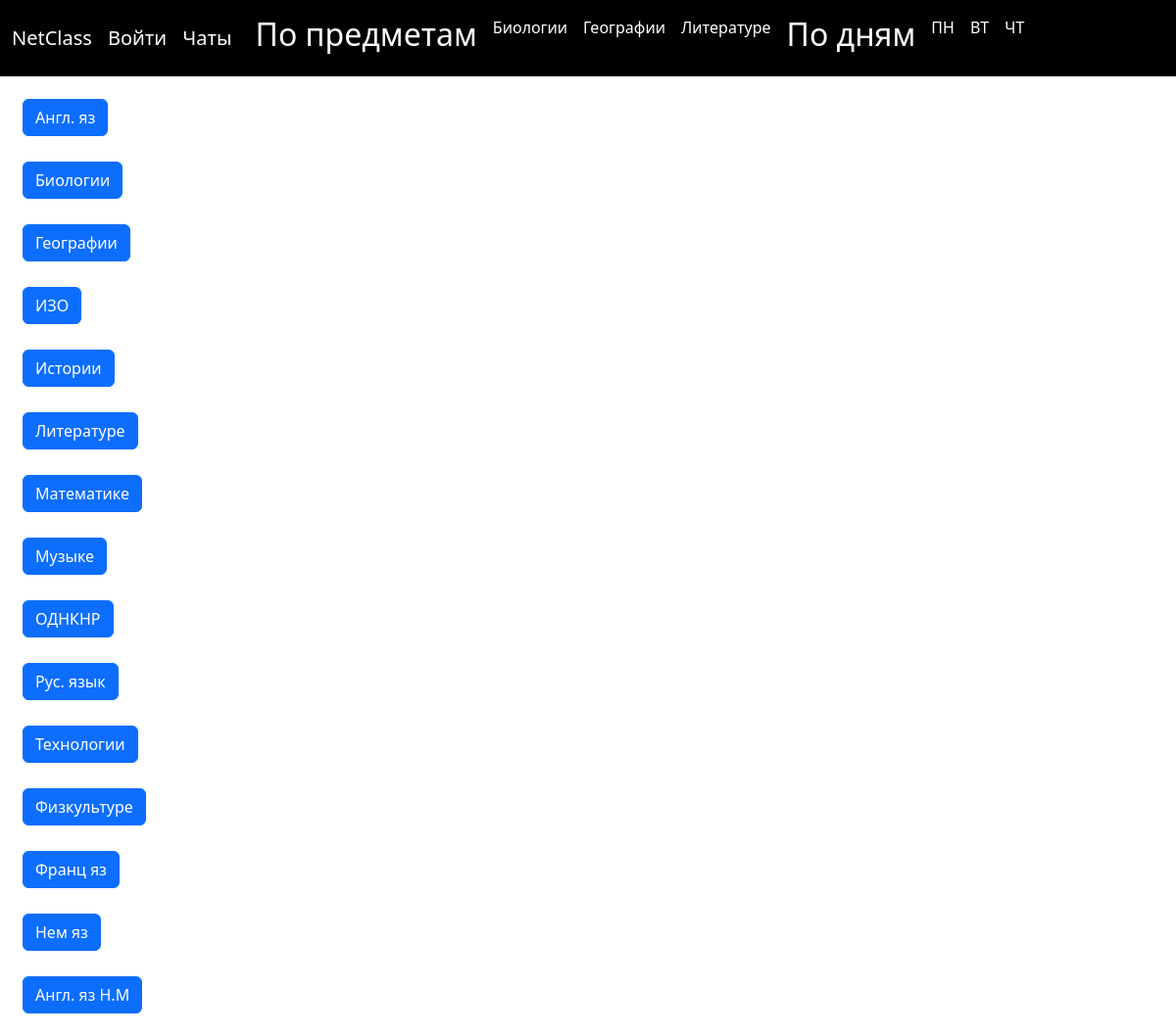
Screenshot of /chats with the database file from the repository.
### posts/models.py (models this page shows, shortened)
class Object(models.Model):
    name = models.CharField(max_length=100)
    def __str__(self):
        return self.name

class Day(models.Model):
    date = models.CharField(max_length=30)
    def __str__(self):
        return self.date

### posts/views.py (the view)
# urls.py: path('chats', chats, name='chats'),
def chats(request):
    return render(request, 'posts/chats.html')

### posts/templatetags/posts_tags.py (called while the page is built)
@register.simple_tag()
def get_days():
    return Day.objects.all()

@register.simple_tag()
def get_obj():
    return Object.objects.all()

### posts/templates/posts/chats.html
{% extends 'posts/base.html' %}
{% load posts_tags %}
{% block content %}
    {% get_obj as objects %}
    {% for object in objects %}
                    <a class="btn btn-primary" aria-current="page" href="{% url 'show_chat' object.id %}">{{ object }}</a><br>
    {% endfor %}
{% endblock content %}

### posts/templates/posts/base.html (shortened to what this page needs)
{% load static %}
{% load posts_tags %}
<html>
  <head>
      <link rel="stylesheet" type="text/css" href="{% static 'posts/css/styles.css' %}">
       <link href="https://cdn.jsdelivr.net/npm/bootstrap@5.3.0-alpha1/dist/css/bootstrap.min.css" rel="stylesheet">
  </head>
  <body>
    <nav class="navbar navbar-expand-xl navbar-dark bg-black nav-fixed" aria-label="Sixth navbar example">
    <div class="container-fluid">
        <a class="navbar-brand" href="/">NetClass</a>
        {% if request.user.is_authenticated %}
        <a class="navbar-brand">{{ user.username }}</a>
        <a class="navbar-brand" href="{% url 'logout' %}">Выйти</a>
        <a class="navbar-brand" href="{% url 'add_post' %}">
            <h1>+</h1>
        </a>
        {% else %}
        <a class="navbar-brand" href="{% url 'login' %}">Войти</a>
        {% endif %}
        <a class="navbar-brand" href="{% url 'chats' %}">Чаты</a>
      <div class="navbar-collapse collapse" id="navbarsExample06" style="">
        <ul class="navbar-nav me-auto mb-2 mb-xl-0">
            <li class="nav-item"><h2><a class="nav-link active">По предметам</a></h2></li>
            {% get_obj as objects %}
            {% for object in objects %}
            {% if object.posts_set.exists %}
                <li class="nav-item">
                    <a class="nav-link active" aria-current="page" href="{% url 'obj' object.pk %}">{{ object }}</a>
                </li>
            {% endif %}
            {% endfor %}
            <li class="nav-item"><h2><a class="nav-link active">По дням</a></h2></li>
            {% get_days as days %}
            {% for d in days %}
                {% if d.posts_set.exists %}<li class="nav-item">
                    <a class="nav-link active" href="{% url 'day' d.pk %}">{{ d }}</a>
                </li>
                {% endif %}
            {% endfor %}
        </ul>
      </div>
    </div>
  </nav>
    <div class="wrapper">
      {% block content %}
      {% endblock content %}
    </div>
  </body>
</html>

### posts/static/posts/css/styles.css (style rules this page uses)
.btn-primary { margin:13px; }
body { font-family: Verdana, Geneva, Tahoma, sans-serif; }
.wrapper { padding:10px }

### rows the page displays
Object: name "Биологии"
Object: name "Географии"
Object: name "Литературе"
Day: date "ПН"
Day: date "ВТ"
Day: date "ЧТ"
Object: name "Англ. яз"
Object: name "ИЗО"
Object: name "Истории"
Object: name "Математике"
Object: name "Музыке"
Object: name "ОДНКНР"
Object: name "Рус. язык"
Object: name "Технологии"
Object: name "Физкультуре"
Object: name "Франц яз"
Object: name "Нем яз"
Object: name "Англ. яз Н.М"
